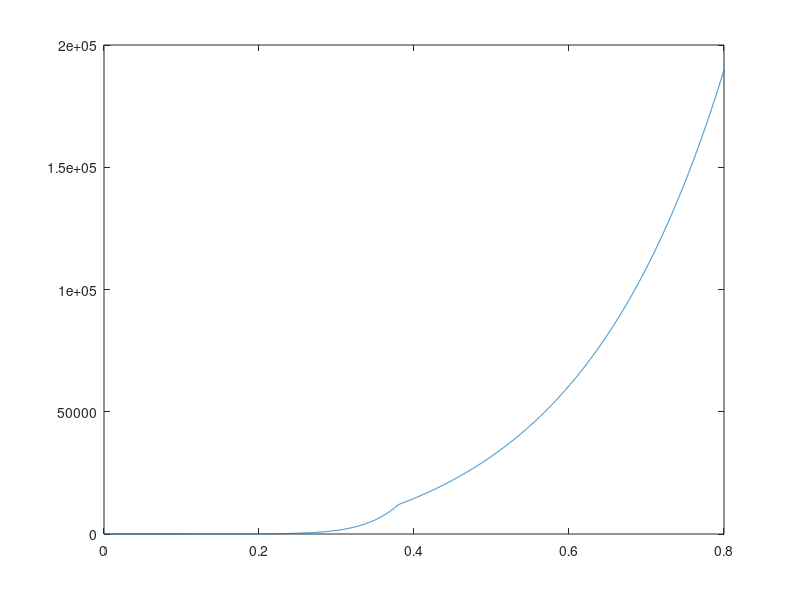

The MATLAB source for this figure:
PSTAR = 100;
ESMAX = 0.6;
ALPHA = 2.0;

ES1 = [0:0.0001:0.2];
ES2 = [0.2001:0.0001:0.38];
ES3 = [0.3801:0.0001:0.8];

PS1 = 1.444664 * PSTAR * ES1.^ALPHA ./ (0.282990 - ES1);
PS2 = exp(168.0 * ES2.^2.133580 ./ (1 + 10.0 * ES2.^2.133580)) + 9.414575;
PS3 = 0.1473 * exp(5.156420 * ES3 + 10) - 1.097612E4;

ES = [ES1, ES2, ES3];
PS = [PS1, PS2, PS3];

EST = ES';
PST = PS';

plot(ES, PS)